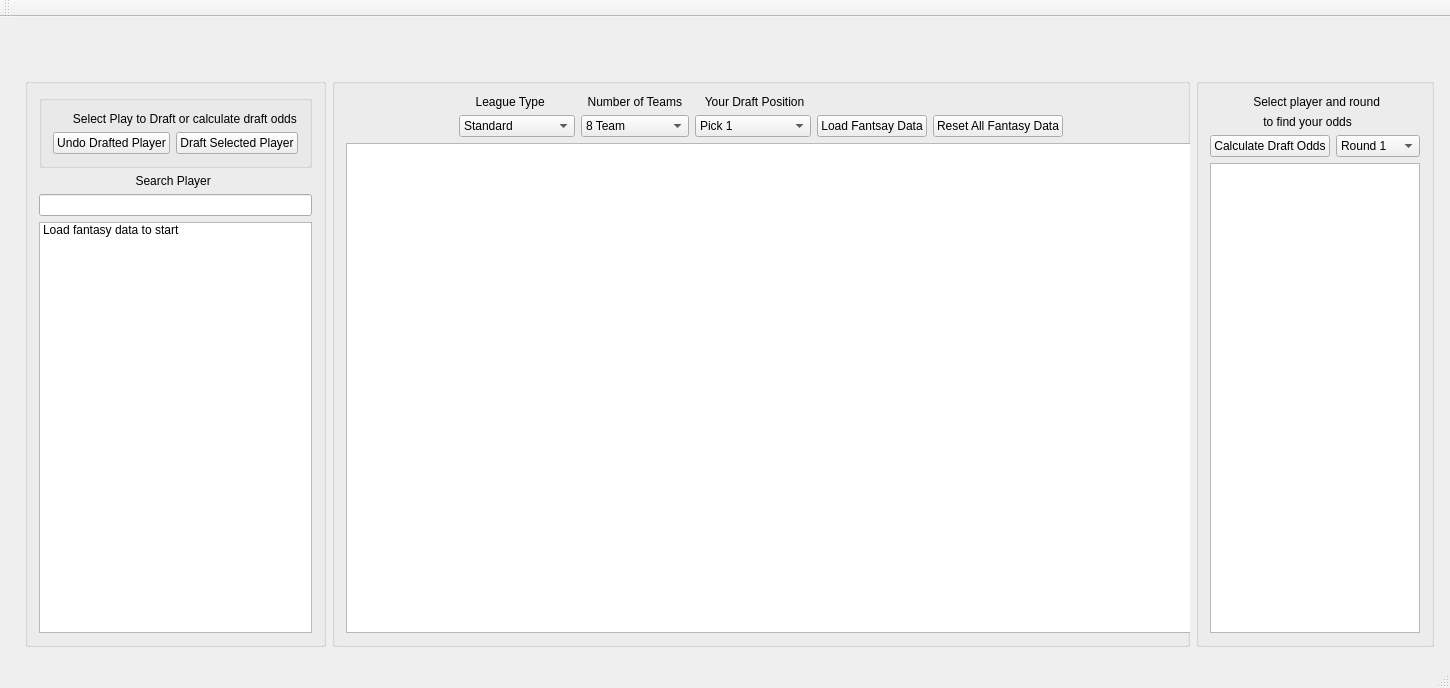
<?xml version="1.0" encoding="UTF-8"?>
<ui version="4.0">
 <class>MainWindow</class>
 <widget class="QMainWindow" name="MainWindow">
  <property name="geometry">
   <rect>
    <x>0</x>
    <y>0</y>
    <width>1450</width>
    <height>688</height>
   </rect>
  </property>
  <property name="windowTitle">
   <string>MainWindow</string>
  </property>
  <widget class="QWidget" name="centralWidget">
   <widget class="QWidget" name="horizontalLayoutWidget_3">
    <property name="geometry">
     <rect>
      <x>14</x>
      <y>50</y>
      <width>1431</width>
      <height>591</height>
     </rect>
    </property>
    <layout class="QHBoxLayout" name="horizontalLayout_2">
     <item>
      <widget class="QGroupBox" name="verticalGroupBox">
       <layout class="QVBoxLayout" name="verticalLayout_2">
        <item>
         <widget class="QGroupBox" name="verticalGroupBox_2">
          <layout class="QVBoxLayout" name="verticalLayout_4">
           <item>
            <widget class="QLabel" name="label">
             <property name="text">
              <string>      Select Play to Draft or calculate draft odds</string>
             </property>
            </widget>
           </item>
           <item>
            <layout class="QHBoxLayout" name="horizontalLayout_3">
             <item>
              <widget class="QPushButton" name="pushButton_4">
               <property name="text">
                <string>Undo Drafted Player</string>
               </property>
              </widget>
             </item>
             <item>
              <widget class="QPushButton" name="pushButton_3">
               <property name="text">
                <string>Draft Selected Player</string>
               </property>
              </widget>
             </item>
            </layout>
           </item>
          </layout>
         </widget>
        </item>
        <item>
         <widget class="QLabel" name="label_2">
          <property name="text">
           <string>                             Search Player</string>
          </property>
         </widget>
        </item>
        <item>
         <widget class="QLineEdit" name="lineEdit"/>
        </item>
        <item>
         <widget class="QListWidget" name="listWidget">
          <item>
           <property name="text">
            <string>Load fantasy data to start</string>
           </property>
          </item>
         </widget>
        </item>
       </layout>
      </widget>
     </item>
     <item>
      <widget class="QGroupBox" name="verticalGroupBox_2">
       <layout class="QVBoxLayout" name="verticalLayout_6">
        <item>
         <layout class="QGridLayout" name="gridLayout">
          <item row="1" column="5">
           <widget class="QPushButton" name="pushButton_5">
            <property name="text">
             <string>Reset All Fantasy Data</string>
            </property>
           </widget>
          </item>
          <item row="0" column="1">
           <widget class="QLabel" name="label_5">
            <property name="text">
             <string>     League Type</string>
            </property>
           </widget>
          </item>
          <item row="1" column="1">
           <widget class="QComboBox" name="comboBox_2">
            <item>
             <property name="text">
              <string>Standard</string>
             </property>
            </item>
            <item>
             <property name="text">
              <string>PPR</string>
             </property>
            </item>
            <item>
             <property name="text">
              <string>2 QB</string>
             </property>
            </item>
            <item>
             <property name="text">
              <string>Dynasty</string>
             </property>
            </item>
            <item>
             <property name="text">
              <string>Dynasty Rookie</string>
             </property>
            </item>
           </widget>
          </item>
          <item row="0" column="3">
           <widget class="QLabel" name="label_6">
            <property name="text">
             <string>   Your Draft Position  </string>
            </property>
           </widget>
          </item>
          <item row="1" column="4">
           <widget class="QPushButton" name="pushButton">
            <property name="text">
             <string>Load Fantsay Data</string>
            </property>
           </widget>
          </item>
          <item row="1" column="2">
           <widget class="QComboBox" name="comboBox">
            <item>
             <property name="text">
              <string>8 Team</string>
             </property>
            </item>
            <item>
             <property name="text">
              <string>10 Team</string>
             </property>
            </item>
            <item>
             <property name="text">
              <string>12 Team</string>
             </property>
            </item>
            <item>
             <property name="text">
              <string>14 Team</string>
             </property>
            </item>
           </widget>
          </item>
          <item row="1" column="0">
           <spacer name="horizontalSpacer">
            <property name="orientation">
             <enum>Qt::Horizontal</enum>
            </property>
            <property name="sizeHint" stdset="0">
             <size>
              <width>40</width>
              <height>20</height>
             </size>
            </property>
           </spacer>
          </item>
          <item row="0" column="2">
           <widget class="QLabel" name="label_4">
            <property name="text">
             <string>  Number of Teams  </string>
            </property>
           </widget>
          </item>
          <item row="1" column="3">
           <widget class="QComboBox" name="comboBox_3">
            <item>
             <property name="text">
              <string>Pick 1</string>
             </property>
            </item>
            <item>
             <property name="text">
              <string>Pick 2</string>
             </property>
            </item>
            <item>
             <property name="text">
              <string>Pick 3</string>
             </property>
            </item>
            <item>
             <property name="text">
              <string>Pick 4</string>
             </property>
            </item>
            <item>
             <property name="text">
              <string>Pick 5</string>
             </property>
            </item>
            <item>
             <property name="text">
              <string>Pick 6</string>
             </property>
            </item>
            <item>
             <property name="text">
              <string>Pick 7</string>
             </property>
            </item>
            <item>
             <property name="text">
              <string>Pick 8</string>
             </property>
            </item>
           </widget>
          </item>
          <item row="1" column="6">
           <spacer name="horizontalSpacer_2">
            <property name="orientation">
             <enum>Qt::Horizontal</enum>
            </property>
            <property name="sizeHint" stdset="0">
             <size>
              <width>40</width>
              <height>20</height>
             </size>
            </property>
           </spacer>
          </item>
         </layout>
        </item>
        <item>
         <widget class="QTableWidget" name="tableWidget">
          <property name="minimumSize">
           <size>
            <width>951</width>
            <height>0</height>
           </size>
          </property>
         </widget>
        </item>
       </layout>
      </widget>
     </item>
     <item>
      <widget class="QGroupBox" name="verticalGroupBox_2">
       <layout class="QVBoxLayout" name="verticalLayout_5">
        <item>
         <layout class="QVBoxLayout" name="verticalLayout">
          <item>
           <widget class="QLabel" name="label_3">
            <property name="text">
             <string>             Select player and round</string>
            </property>
           </widget>
          </item>
          <item>
           <widget class="QLabel" name="label_7">
            <property name="text">
             <string>                to find your odds</string>
            </property>
           </widget>
          </item>
          <item>
           <layout class="QHBoxLayout" name="horizontalLayout">
            <item>
             <widget class="QPushButton" name="pushButton_2">
              <property name="text">
               <string>Calculate Draft Odds</string>
              </property>
             </widget>
            </item>
            <item>
             <widget class="QComboBox" name="comboBox_4">
              <item>
               <property name="text">
                <string>Round 1</string>
               </property>
              </item>
              <item>
               <property name="text">
                <string>Round 2</string>
               </property>
              </item>
              <item>
               <property name="text">
                <string>Round 3</string>
               </property>
              </item>
              <item>
               <property name="text">
                <string>Round 4</string>
               </property>
              </item>
              <item>
               <property name="text">
                <string>Round 5</string>
               </property>
              </item>
              <item>
               <property name="text">
                <string>Round 6</string>
               </property>
              </item>
              <item>
               <property name="text">
                <string>Round 7</string>
               </property>
              </item>
              <item>
               <property name="text">
                <string>Round 8</string>
               </property>
              </item>
              <item>
               <property name="text">
                <string>Round 9</string>
               </property>
              </item>
              <item>
               <property name="text">
                <string>Round 10</string>
               </property>
              </item>
              <item>
               <property name="text">
                <string>Round 11</string>
               </property>
              </item>
              <item>
               <property name="text">
                <string>Round 12</string>
               </property>
              </item>
              <item>
               <property name="text">
                <string>Round 13</string>
               </property>
              </item>
              <item>
               <property name="text">
                <string>Round 14</string>
               </property>
              </item>
              <item>
               <property name="text">
                <string>Round 15</string>
               </property>
              </item>
             </widget>
            </item>
           </layout>
          </item>
         </layout>
        </item>
        <item>
         <widget class="QTextBrowser" name="textBrowser"/>
        </item>
       </layout>
      </widget>
     </item>
    </layout>
   </widget>
   <zorder>label_4</zorder>
   <zorder>horizontalLayoutWidget_3</zorder>
  </widget>
  <widget class="QToolBar" name="mainToolBar">
   <attribute name="toolBarArea">
    <enum>TopToolBarArea</enum>
   </attribute>
   <attribute name="toolBarBreak">
    <bool>false</bool>
   </attribute>
  </widget>
  <widget class="QStatusBar" name="statusBar"/>
  <widget class="QMenuBar" name="menuBar">
   <property name="geometry">
    <rect>
     <x>0</x>
     <y>0</y>
     <width>1450</width>
     <height>21</height>
    </rect>
   </property>
  </widget>
 </widget>
 <layoutdefault spacing="6" margin="11"/>
 <resources/>
 <connections/>
</ui>
